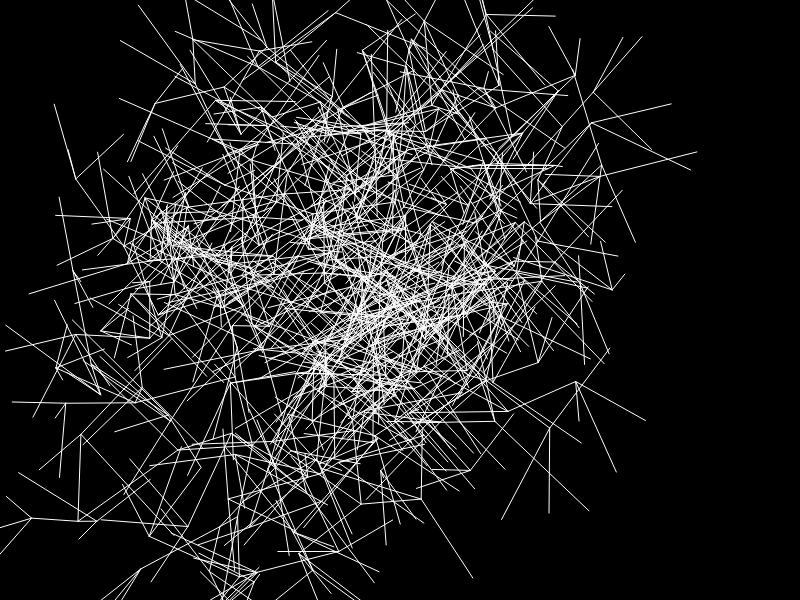
Frame 1 (no input)
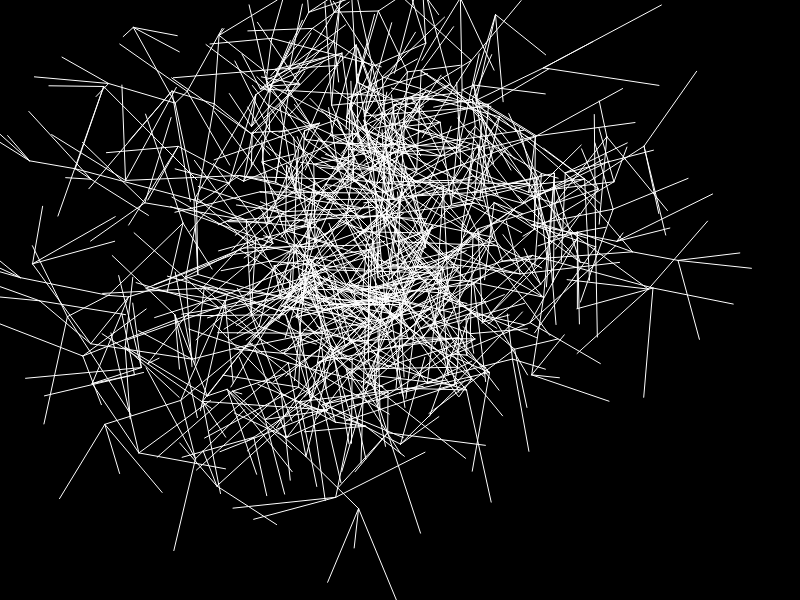
Frame 60 (no input)
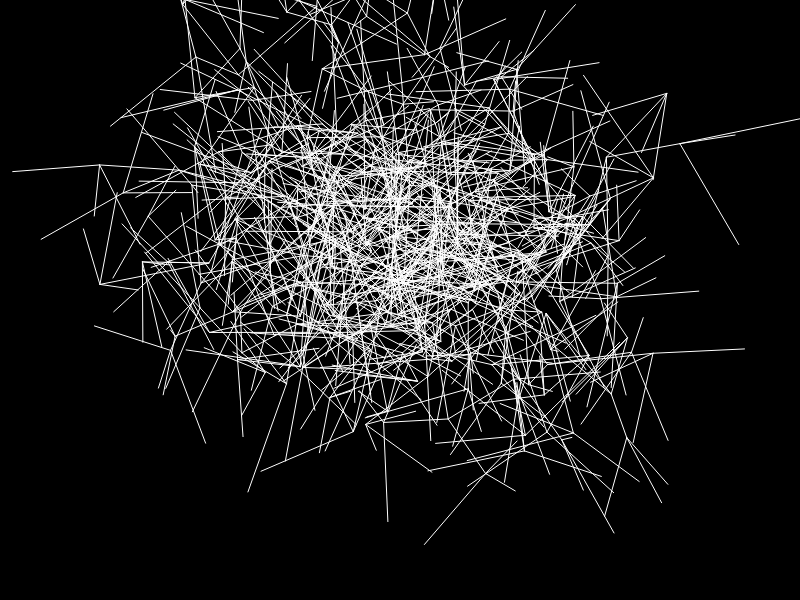
Frame 120 (the mouse pressed at the canvas centre since frame 60)

The p5.js sketch that drew these frames (run headless with seeded random() and noise() and a simulated clock; from frame 60 on, the mouse is pressed at the canvas centre):

// p5.js sketch
// ── sketch.js
var MAX_DIST_FROM_PARENT = 100;
var MAX_DEPTH = 6;
var NUM_CHILDREN = 3;
var root;

function setup() {
  createCanvas(800, 600);
  background(0);
  root = new SpaceClock(null, 0);
}

function draw() {
  background(0);
  root.draw();
}

function SpaceClock(parent, level) {
    var that = this;
    var position;
    

    this.getPosVector = function() {
        var retVect;
        if(parent != null) {
            var parVect = parent.getPosVector();
            retVect = p5.Vector.add(parVect, position);
        } else {
            retVect = position.copy();
        }
        
        return retVect;  
    };
    
    if(parent != null) {
        position = createVector(random(-MAX_DIST_FROM_PARENT, MAX_DIST_FROM_PARENT), random(-MAX_DIST_FROM_PARENT, MAX_DIST_FROM_PARENT));
    } else {
        position = createVector(width/2, height/2);
    }
    
    var rotationalSpeed = radians(random(1, 90));
    
    var children = [];
    
    if(level < MAX_DEPTH) {
        for(var i = 0; i < NUM_CHILDREN; i++) {
            children.push(new SpaceClock(this, level + 1));
        }
    }
    
    this.draw = function() {
        if(parent != null) {
            stroke(255);
            position.rotate(radians(rotationalSpeed));
            
            var parentVect = parent.getPosVector();
            var myVect = this.getPosVector();
            
            line(parentVect.x, parentVect.y, myVect.x, myVect.y);
        }
        
        if(children.length > 0) {
            for(var i = 0; i < children.length; i++) {
                children[i].draw();
            }
        }
    };
}
